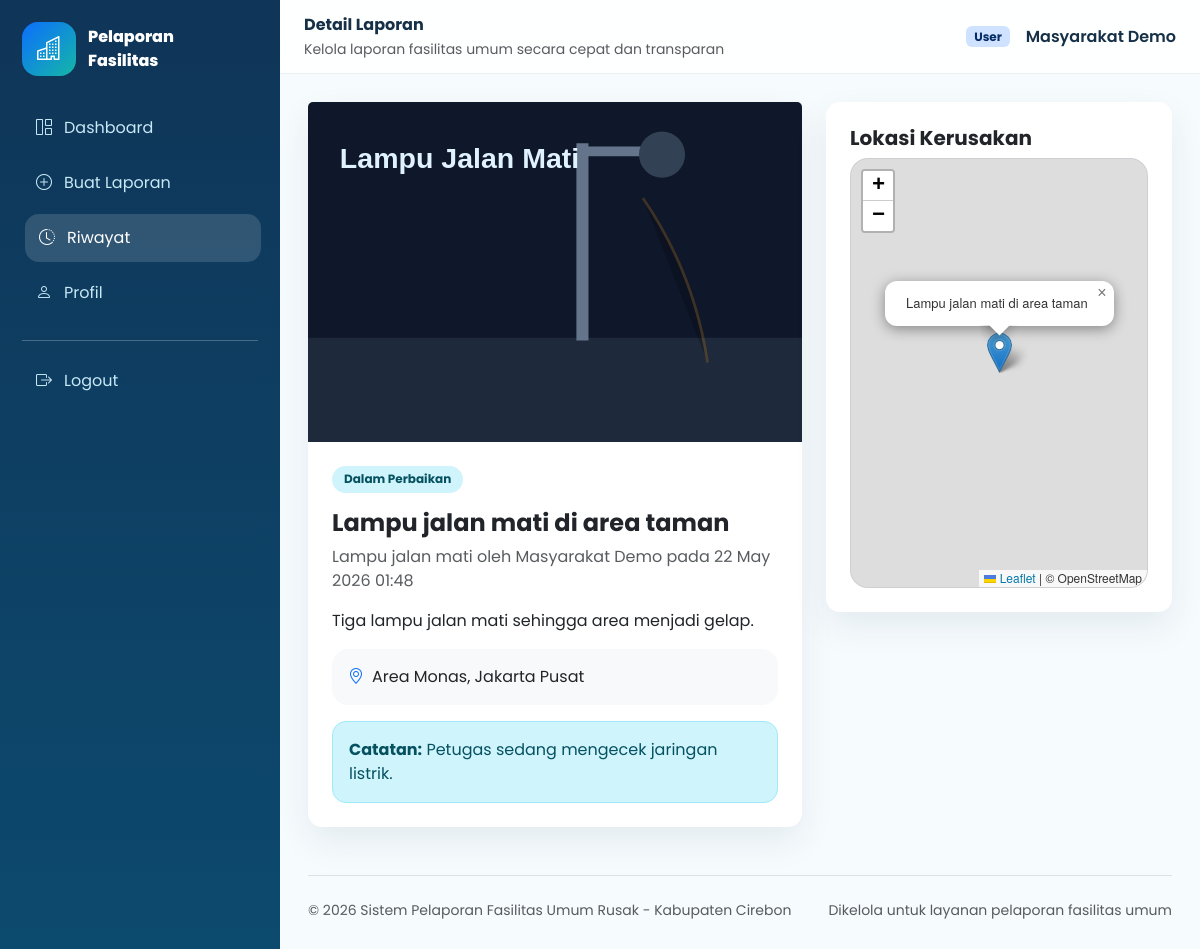
Screenshot of /public/user/reports/2 (signed in) with the database file from the repository.
### tables this page shows
CREATE TABLE reports (
    id INT AUTO_INCREMENT PRIMARY KEY,
    user_id INT NOT NULL,
    kategori_id INT NOT NULL,
    judul_laporan VARCHAR(160) NOT NULL,
    deskripsi TEXT NOT NULL,
    foto VARCHAR(255) NOT NULL,
    latitude DECIMAL(10, 8) NULL,
    longitude DECIMAL(11, 8) NULL,
    alamat TEXT NOT NULL,
    status ENUM('Menunggu Verifikasi', 'Diproses', 'Dalam Perbaikan', 'Selesai', 'Ditolak') NOT NULL DEFAULT 'Menunggu Verifikasi',
    catatan_petugas TEXT NULL,
    bukti_perbaikan VARCHAR(255) NULL,
    created_at TIMESTAMP DEFAULT CURRENT_TIMESTAMP,
    updated_at TIMESTAMP NULL DEFAULT NULL,
    CONSTRAINT fk_reports_user FOREIGN KEY (user_id) REFERENCES users(id) ON DELETE CASCADE,
    CONSTRAINT fk_reports_category FOREIGN KEY (kategori_id) REFERENCES categories(id) ON DELETE RESTRICT
);

CREATE TABLE users (
    id INT AUTO_INCREMENT PRIMARY KEY,
    nama VARCHAR(120) NOT NULL,
    email VARCHAR(120) NOT NULL UNIQUE,
    password VARCHAR(255) NOT NULL,
    role ENUM('admin', 'petugas', 'user') NOT NULL DEFAULT 'user',
    created_at TIMESTAMP DEFAULT CURRENT_TIMESTAMP
);

CREATE TABLE categories (
    id INT AUTO_INCREMENT PRIMARY KEY,
    nama VARCHAR(120) NOT NULL,
    icon VARCHAR(80) NOT NULL DEFAULT 'bi-tools',
    warna VARCHAR(20) NOT NULL DEFAULT '#0d6efd',
    created_at TIMESTAMP DEFAULT CURRENT_TIMESTAMP
);

### app/core/Controller.php (called while the page is built, shortened)
<?php
abstract class Controller
{
    protected function model(string $model): object
    {
        return new $model();
    }
    protected function view(string $view, array $data = []): void
    {
        extract($data);
        require APP_ROOT . '/app/views/' . $view . '.php';
    }
}

### app/controllers/ReportController.php (called while the page is built, shortened)
<?php
class ReportController extends Controller
{
    public function show(int $id): void
    {
        $report = $this->model('Report')->find($id);
        $this->view('reports/show', ['title' => 'Detail Laporan', 'report' => $report]);
    }
}

### app/core/App.php (called while the page is built, shortened)
<?php
class App
{
    protected string $controller = 'HomeController';
    protected string $method = 'index';
    public function __construct()
    {
        $routes = $this->routes();
        $url = trim($_GET['url'] ?? '', '/');
        $requestMethod = $_SERVER['REQUEST_METHOD'];
        $routeKey = $requestMethod . ' ' . ($url === '' ? '/' : $url);
        $matched = $routes[$routeKey] ?? null;
        $params = [];
        if ($matched === null) {
            foreach ($routes as $pattern => $target) {
                [$verb, $path] = explode(' ', $pattern, 2);
                if ($verb !== $requestMethod || !str_contains($path, '{')) {
                    continue;
                }
                $regex = '#^' . preg_replace('#\{[a-zA-Z_]+\}#', '([^/]+)', $path) . '$#';
                if (preg_match($regex, $url === '' ? '/' : $url, $matches)) {
                    array_shift($matches);
                    $matched = $target;
                    $params = $matches;
                    break;
                }
            }
        }
        [$this->controller, $this->method] = explode('@', $matched);
        $this->params = $params;
        call_user_func_array([new $this->controller(), $this->method], $this->params);
    }
    private function routes(): array
    {
        return [
            'GET /' => 'HomeController@index',
            'GET login' => 'AuthController@login',
            'POST login' => 'AuthController@processLogin',
            'GET register' => 'AuthController@register',
            'POST register' => 'AuthController@processRegister',
            'GET logout' => 'AuthController@logout',
            'GET user/dashboard' => 'UserController@dashboard',
            'GET user/reports/create' => 'ReportController@create',
            'POST user/reports/store' => 'ReportController@store',
            'GET user/reports' => 'ReportController@history',
            'GET user/reports/{id}' => 'ReportController@show',
            'GET user/profile' => 'ProfileController@index',
            'POST user/profile' => 'ProfileController@update',
            'GET petugas/dashboard' => 'PetugasController@dashboard',
            'GET petugas/reports' => 'PetugasController@reports',
            'POST petugas/reports/{id}/status' => 'PetugasController@updateStatus',
            'GET admin/dashboard' => 'AdminController@dashboard',
            'GET admin/reports' => 'AdminController@reports',
            'POST admin/reports/{id}/status' => 'AdminController@updateStatus',
            'GET admin/users' => 'AdminController@users',
            'POST admin/users/{id}/role' => 'AdminController@updateUserRole',
            'POST admin/users/{id}/delete' => 'AdminController@deleteUser',
            'GET admin/categories' => 'AdminController@categories',
            'POST admin/categories/store' => 'AdminController@storeCategory',
            'POST admin/categories/{id}/update' => 'AdminController@updateCategory',
            'POST admin/categories/{id}/delete' => 'AdminController@deleteCategory',
            'GET admin/map-data' => 'AdminController@mapData',
            'GET admin/export-pdf' => 'AdminController@exportPdf',
        ];
    }
}

### public/index.php (called while the page is built, shortened)
<?php
require_once APP_ROOT . '/app/core/helpers.php';
require_once APP_ROOT . '/app/core/Database.php';
require_once APP_ROOT . '/app/core/Model.php';
require_once APP_ROOT . '/app/core/Controller.php';
require_once APP_ROOT . '/app/core/App.php';
new App();

### app/core/helpers.php (called while the page is built, shortened)
<?php
function url(string $path = ''): string
{
    return rtrim(BASE_URL, '/') . '/' . ltrim($path, '/');
}
function asset(string $path): string
{
    return url('assets/' . ltrim($path, '/'));
}
function upload_url(string $path): string
{
    return rtrim(str_replace('/public', '', BASE_URL), '/') . '/uploads/' . ltrim($path, '/');
}
function current_user(): ?array
{
    return $_SESSION['user'] ?? null;
}
function status_class(string $status): string
{
    return match ($status) {
        'Menunggu Verifikasi' => 'bg-warning-subtle text-warning-emphasis',
        'Diproses' => 'bg-primary-subtle text-primary-emphasis',
        'Dalam Perbaikan' => 'bg-info-subtle text-info-emphasis',
        'Selesai' => 'bg-success-subtle text-success-emphasis',
        'Ditolak' => 'bg-danger-subtle text-danger-emphasis',
        default => 'bg-secondary-subtle text-secondary-emphasis',
    };
}

### app/core/Model.php (called while the page is built, shortened)
<?php
abstract class Model
{
    public function __construct()
    {
        $this->db = Database::getConnection();
    }
}

### app/core/Database.php (called while the page is built, shortened)
<?php
class Database
{
    private static ?PDO $instance = null;
    public static function getConnection(): PDO
    {
        if (self::$instance === null) {
            $dsn = 'mysql:host=' . DB_HOST . ';dbname=' . DB_NAME . ';charset=utf8mb4';
            self::$instance = new PDO($dsn, DB_USER, DB_PASS, [
                PDO::ATTR_ERRMODE => PDO::ERRMODE_EXCEPTION,
                PDO::ATTR_DEFAULT_FETCH_MODE => PDO::FETCH_ASSOC,
                PDO::ATTR_EMULATE_PREPARES => false,
            ]);
        }
        return self::$instance;
    }
}

### app/models/Report.php (called while the page is built, shortened)
<?php
class Report extends Model
{
    public function find(int $id): ?array
    {
        $stmt = $this->db->prepare(
            'SELECT reports.*, users.nama AS pelapor, users.email, categories.nama AS kategori, categories.icon, categories.warna
             FROM reports
             JOIN users ON users.id = reports.user_id
             JOIN categories ON categories.id = reports.kategori_id
             WHERE reports.id = ?'
        );
        $stmt->execute([$id]);
        return $stmt->fetch() ?: null;
    }
}

### app/views/reports/show.php (the view, shortened to what this page needs)
<?php require APP_ROOT . '/app/views/layouts/dashboard_header.php'; ?>
<div class="row g-4">
    <div class="col-lg-7">
        <div class="card border-0 shadow-soft">
            <img src="<?= upload_url($report['foto']) ?>" class="card-img-top" style="max-height:420px;object-fit:cover" alt="Foto laporan">
            <div class="card-body p-4">
                <span class="badge badge-status <?= status_class($report['status']) ?> mb-3"><?= $report['status'] ?></span>
                <h4 class="fw-bold"><?= $report['judul_laporan'] ?></h4>
                <p class="text-muted"><?= $report['kategori'] ?> oleh <?= $report['pelapor'] ?> pada <?= date('d M Y H:i', strtotime($report['created_at'])) ?></p>
                <p><?= nl2br($report['deskripsi']) ?></p>
                <div class="p-3 bg-light rounded-4"><i class="bi bi-geo-alt text-primary me-2"></i><?= $report['alamat'] ?></div>
                <?php if ($report['catatan_petugas']): ?>
                    <div class="alert alert-info mt-3 mb-0"><strong>Catatan:</strong> <?= $report['catatan_petugas'] ?></div>
                <?php endif; ?>
            </div>
        </div>
    </div>
    <div class="col-lg-5">
        <div class="card border-0 shadow-soft mb-4">
            <div class="card-body p-4">
                <h5 class="fw-bold">Lokasi Kerusakan</h5>
                <div id="detailMap" class="map-box"></div>
            </div>
        </div>
    </div>
</div>
<?php $extraScripts = ob_get_clean(); require APP_ROOT . '/app/views/layouts/dashboard_footer.php'; ?>

### app/views/layouts/dashboard_header.php (shortened to what this page needs)
<!doctype html>
<html lang="id">
<head>
    <link href="https://cdn.jsdelivr.net/npm/bootstrap@5.3.3/dist/css/bootstrap.min.css" rel="stylesheet">
    <link href="https://cdn.jsdelivr.net/npm/bootstrap-icons@1.11.3/font/bootstrap-icons.css" rel="stylesheet">
    <link href="https://cdn.datatables.net/2.0.8/css/dataTables.bootstrap5.css" rel="stylesheet">
    <link href="https://cdn.datatables.net/responsive/3.0.2/css/responsive.bootstrap5.css" rel="stylesheet">
    <link href="https://unpkg.com/leaflet@1.9.4/dist/leaflet.css" rel="stylesheet">
    <link href="<?= asset('css/style.css') ?>" rel="stylesheet">
</head>
<body>
<div class="dashboard-layout">
    <?php require APP_ROOT . '/app/views/layouts/sidebar.php'; ?>
    <main class="main-content">
        <nav class="topbar d-flex align-items-center px-3 px-lg-4 sticky-top">
            <div>
                <div class="fw-bold"><?= $title ?? 'Dashboard' ?></div>
                <small class="text-muted">Kelola laporan fasilitas umum secara cepat dan transparan</small>
            </div>
            <div class="ms-auto d-flex align-items-center gap-3">
                <span class="badge bg-primary-subtle text-primary-emphasis"><?= ucfirst(current_user()['role']) ?></span>
                <div class="fw-semibold d-none d-sm-block"><?= current_user()['nama'] ?></div>
            </div>
        </nav>
        <section class="content-wrap">

### public/assets/css/style.css (style rules this page uses)
:root { --primary: #0d6efd; --teal: #14b8a6; --ink: #163047; --muted: #64748b; --soft: #f3f8fb; --sidebar: #0f3558; }
* { letter-spacing: 0; }
body { font-family: 'Poppins', sans-serif; color: var(--ink); background: #f6fbfd; }
.btn, .card, .form-control, .form-select, .alert, .modal-content { border-radius: 14px; }
.shadow-soft { box-shadow: 0 14px 35px rgba(15, 53, 88, .08); }
.dashboard-layout { min-height: 100vh; display: flex; }
.main-content { width: 100%; margin-left: 280px; min-height: 100vh; }
.topbar { height: 74px; background: rgba(255, 255, 255, .88); backdrop-filter: blur(12px); border-bottom: 1px solid rgba(15, 53, 88, .08); }
.content-wrap { padding: 28px; }
.badge-status { border-radius: 999px; padding: .45rem .75rem; }
.map-box { height: 430px; border-radius: 18px; overflow: hidden; border: 1px solid rgba(15, 53, 88, .08); }

### rows the page displays
reports: user.nama "Masyarakat Demo", foto (picture), status "Dalam Perbaikan", judul_laporan "Lampu jalan mati di area taman", kategori.nama "Lampu jalan mati", created_at "22 May 2026 01:48", deskripsi "Tiga lampu jalan mati sehingga area menjadi gelap.", alamat "Area Monas, Jakarta Pusat", catatan_petugas "Petugas sedang mengecek jaringan listrik."

### other values shown
$title "Detail Laporan"
current_user()['role'] "User"
APP_NAME "Sistem Pelaporan Fasilitas Umum Rusak"
